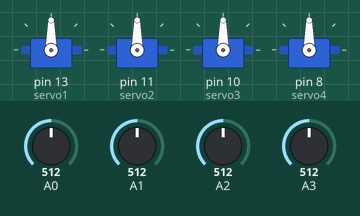
This sketch was run on a simulated Arduino Uno, built with avr-gcc and run on an emulated ATmega328P. Shown: 4 × servo. Inputs (shaded band) come from the test bench; at power-on: A0 = 512, A1 = 512, A2 = 512, A3 = 512.

Above: at 1.2 s.
1.3 s: A0 set to 716
At 1.9 s:
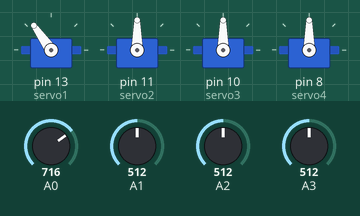
2.8 s: A1 set to 716
At 3.4 s:
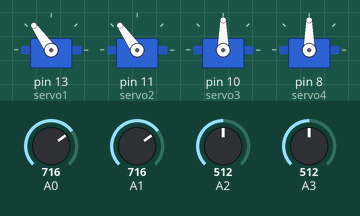
4.3 s: A2 set to 716
At 4.7 s:
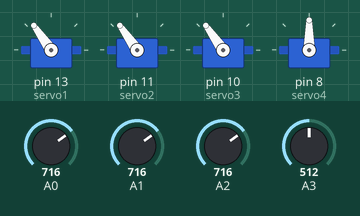
5.8 s: A3 set to 716
At 6.3 s:
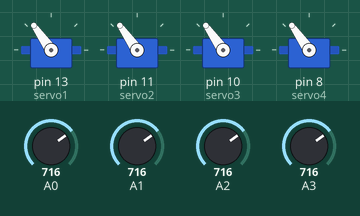
7.3 s: A0 set to 992
At 7.8 s:
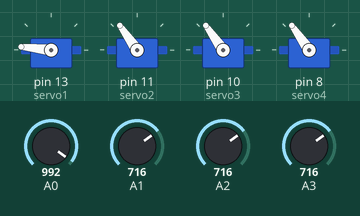
8.8 s: A1 set to 992
At 9.1 s:
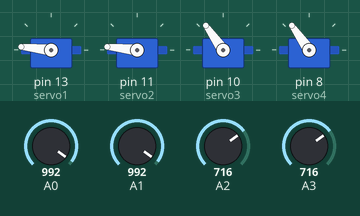
Timing chart, 0 to 11.3 s (numbered marks = the images above; inputs shaded):
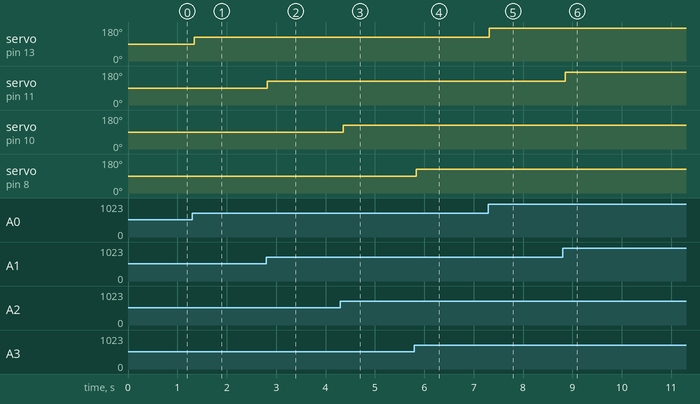

Measured:
- after the input at 1.3 s, servo on pin 13 (servo1): 90° → 125° at once
- after the input at 2.8 s, servo on pin 11 (servo2): 90° → 125° at once
- after the input at 4.3 s, servo on pin 10 (servo3): 90° → 125° after 0.06 s
- after the input at 5.8 s, servo on pin 8 (servo4): 90° → 125° at once
- after the input at 7.3 s, servo on pin 13 (servo1): 125° → 174° at once
- after the input at 8.8 s, servo on pin 11 (servo2): 125° → 174° after 0.05 s

The sketch:

working_one.ino
```cpp
#include <Servo.h>

Servo servo1;
Servo servo2;
Servo servo3;
Servo servo4;

int firstval;
int secondval;
int thirdval;
int fourthval;


void setup() {
  servo1.attach(13);
  servo2.attach(11);
  servo3.attach(10);
  servo4.attach(8);// put your setup code here, to run once:

}

void loop() {
  firstval = map(analogRead(0), 0 , 1023, 0, 180);
  servo1.write(firstval);
  delay(15);
  {
    secondval = map(analogRead(1), 0 , 1023, 0, 180);
    servo2.write(secondval);
    delay(15);
  }
  {
    thirdval = map(analogRead(2), 0 , 1023, 0, 180);
    servo3.write(thirdval);
    delay(15);
  }
  {
    fourthval = map(analogRead(3), 0 , 1023, 0, 180);
    servo4.write(fourthval);
    delay(15);
  }


}
```
